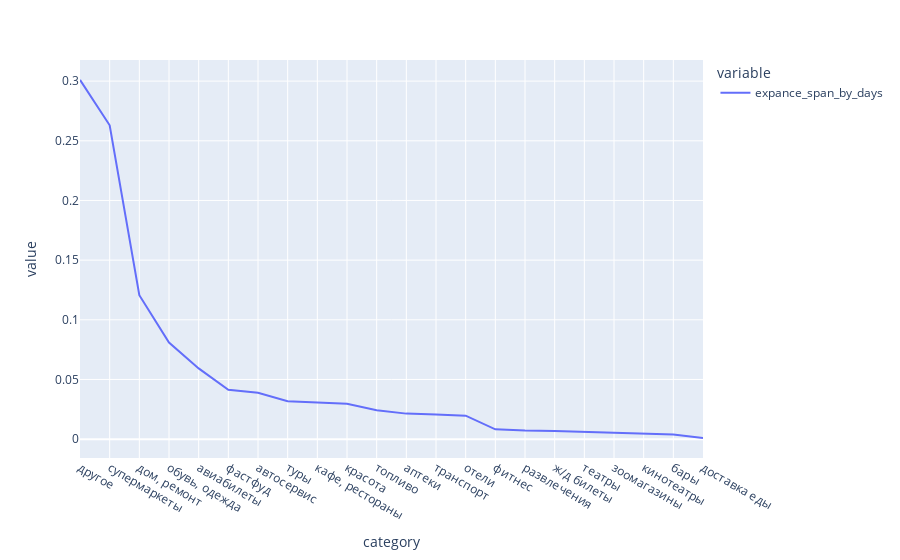

The notebook cell saved with this chart:
### Code cell
days_expence['expance_span_by_days'] = days_expence.max(axis=1) - days_expence.min(axis=1)
px.line(data_frame=days_expence.expance_span_by_days.sort_values( ascending=False))

### Figure 1 — Plotly figure (JSON) as saved in the notebook; plotly's stock layout.template omitted (floating-point values rounded to 4 significant figures)
{"data": [{"hovertemplate": "variable=expance_span_by_days<br>category=%{x}<br>value=%{y}<extra></extra>", "legendgroup": "expance_span_by_days", "line": {"color": "#636efa", "dash": "solid"}, "marker": {"symbol": "circle"}, "mode": "lines", "name": "expance_span_by_days", "orientation": "v", "showlegend": true, "type": "scatter", "x": ["другое", "супермаркеты", "дом, ремонт", "обувь, одежда", "авиабилеты", "фастфуд", "автосервис", "туры", "кафе, рестораны", "красота", "топливо", "аптеки", "транспорт", "отели", "фитнес", "развлечения", "ж/д билеты", "театры", "зоомагазины", "кинотеатры", "бары", "доставка еды"], "xaxis": "x", "y": [0.301, 0.263, 0.1206, 0.08102, 0.05928, 0.04142, 0.03892, 0.03179, 0.03075, 0.02958, 0.02414, 0.0214, 0.02062, 0.01967, 0.008269, 0.007245, 0.006933, 0.006159, 0.005139, 0.004331, 0.003865, 0.0008867], "yaxis": "y"}], "layout": {"legend": {"title": {"text": "variable"}, "tracegroupgap": 0}, "margin": {"t": 60}, "xaxis": {"anchor": "y", "domain": [0, 1], "title": {"text": "category"}}, "yaxis": {"anchor": "x", "domain": [0, 1], "title": {"text": "value"}}}}
